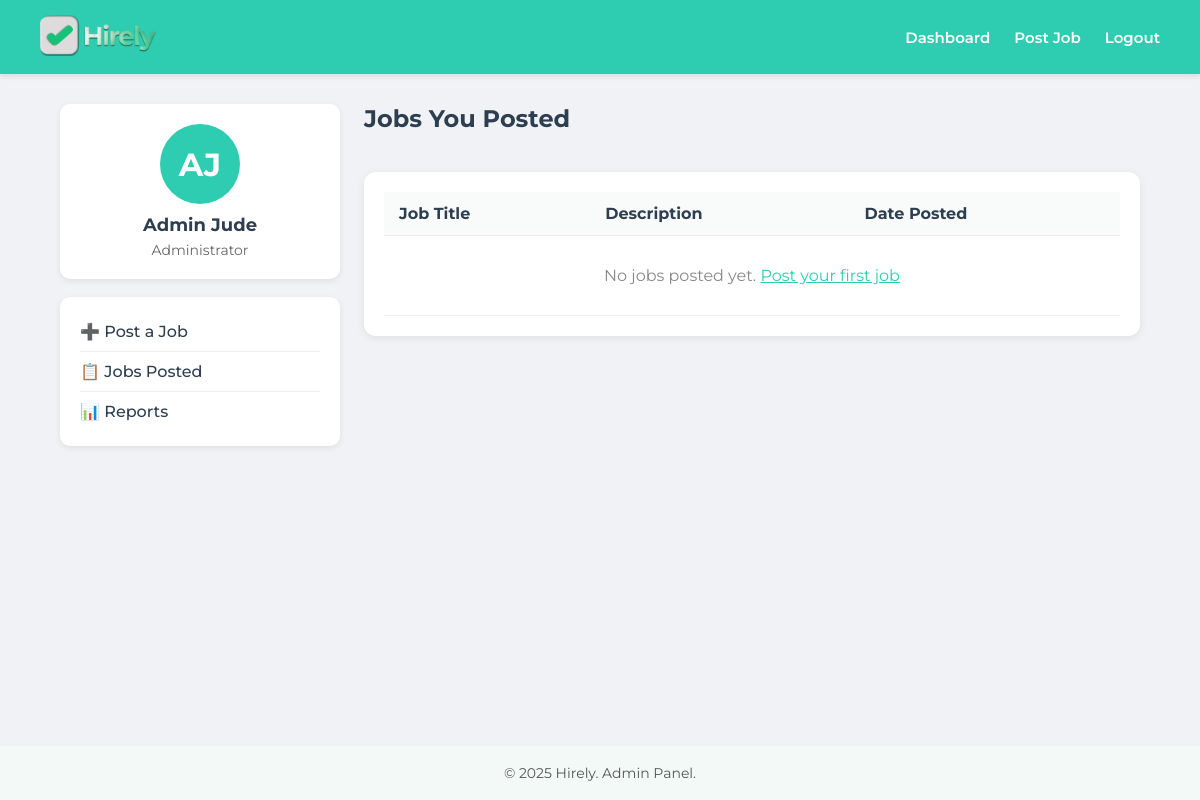
/admin_dashboard (signed in), run on an earlier commit of the app's database.
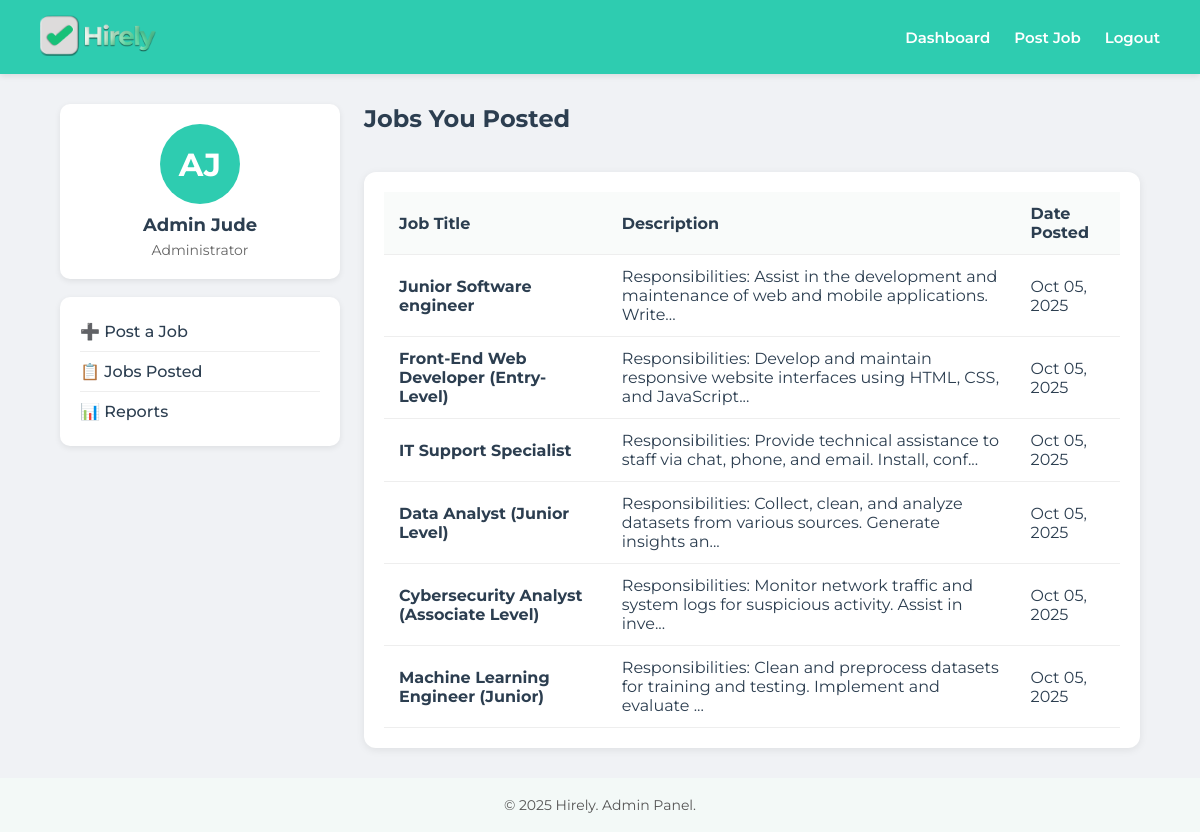
And on a later commit of the database.
### app/models.py (models this page shows, shortened)
class Job(db.Model):
    __tablename__ = 'jobs'
    id = db.Column(db.Integer, primary_key=True)
    role = db.Column(db.String(100), nullable=False)
    description = db.Column(db.Text, nullable=False)
    cluster_id = db.Column(db.Integer)
    is_active = db.Column(db.Boolean, default=True)
    created_at = db.Column(db.DateTime, default=datetime.utcnow)
    applications = db.relationship('Application', backref='job', lazy=True)

### app/routes/main.py (the view)
@main_bp.route('/admin_dashboard')
def admin_dashboard():
    user_id = session.get('user_id')
    is_admin = session.get('is_admin')
    if not user_id:
        flash('Please log in to access the dashboard.', 'error')
        return redirect('/login')
    if not is_admin:
        flash('Access denied. Admin privileges required.', 'error')
        return redirect('/user_dashboard')
    user = User.query.get(user_id)
    if not user:
        session.clear()
        flash('User account not found. Please log in again.', 'error')
        return redirect('/login')
    jobs = Job.query.filter_by(is_active=True).all()
    return render_template('dashboard_admin.html', user=user, jobs=jobs)

### app/templates/dashboard_admin.html (shortened to what this page needs)
<!DOCTYPE html>
<html lang="en">
<head>
</head>
<body>
  <header>
    <div class="logo">
      <img src="/static/hirely_logo.png" alt="Hirely Logo">
    </div>
    <nav>
      <a href="/admin_dashboard">Dashboard</a>
      <a href="/post_job">Post Job</a>
      <a href="/logout">Logout</a>
    </nav>
  </header>
  <main>
    <div class="sidebar">
      <div class="profile-card">
        <div class="profile-avatar">{{ user.first_name[0] }}{{ user.last_name[0] }}</div>
        <h2>{{ user.first_name }} {{ user.last_name }}</h2>
        <p>Administrator</p>
      </div>
      <div class="menu-card">
        <ul>
          <li><a href="/post_job">➕ Post a Job</a></li>
          <li><a href="/admin_dashboard">📋 Jobs Posted</a></li>
          <li><a href="/reports">📊 Reports</a></li>
        </ul>
      </div>
    </div>
    <div class="content">
      <h1>Jobs You Posted</h1>
      <div class="job-table">
        <table>
          <thead>
            <tr>
              <th>Job Title</th>
              <th>Description</th>
              <th>Date Posted</th>
            </tr>
          </thead>
          <tbody>
            {% for job in jobs %}
            <tr onclick="window.location.href='/edit_job/{{ job.id }}'">
              <td><strong>{{ job.role }}</strong></td>
              <td>{{ job.description[:100] }}{% if job.description|length > 100 %}...{% endif %}</td>
              <td>{{ job.created_at.strftime('%b %d, %Y') if job.created_at else 'N/A' }}</td>
            </tr>
            {% else %}
            <tr>
              <td colspan="3" class="no-jobs">No jobs posted yet. <a href="/post_job" style="color: #2eccb0;">Post your first job</a></td>
            </tr>
            {% endfor %}
          </tbody>
        </table>
      </div>
    </div>
  </main>
  <footer>
    &copy; 2025 Hirely. Admin Panel.
  </footer>
</body>
</html>

What changed in the data, as far as the page shows it:
added Job: role "Junior Software engineer", description "Responsibilities: Assist in the development and maintenance of web and mobile applications. Write", created_at "Oct 05, 2025"
added Job: role "Front-End Web Developer (Entry-Level)", description "Responsibilities: Develop and maintain responsive website interfaces using HTML, CSS, and JavaScript", created_at "Oct 05, 2025"
added Job: role "IT Support Specialist", description "Responsibilities: Provide technical assistance to staff via chat, phone, and email. Install, conf", created_at "Oct 05, 2025"
added Job: role "Data Analyst (Junior Level)", description "Responsibilities: Collect, clean, and analyze datasets from various sources. Generate insights an", created_at "Oct 05, 2025"
added Job: role "Cybersecurity Analyst (Associate Level)", description "Responsibilities: Monitor network traffic and system logs for suspicious activity. Assist in inve", created_at "Oct 05, 2025"
added Job: role "Machine Learning Engineer (Junior)", description "Responsibilities: Clean and preprocess datasets for training and testing. Implement and evaluate", created_at "Oct 05, 2025"
Also different on the page:
text no longer shown: "No jobs posted yet. Post your first job"
